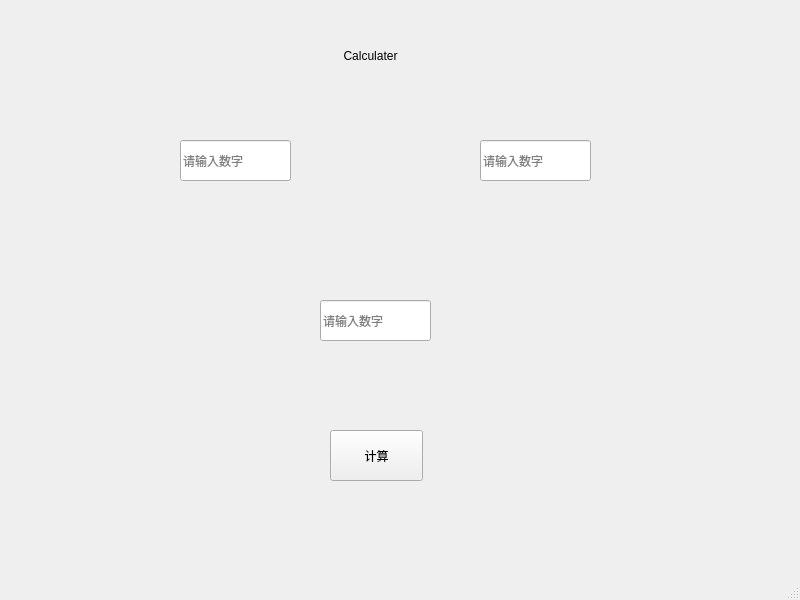
<?xml version="1.0" encoding="UTF-8"?>
<ui version="4.0">
 <class>Calcu</class>
 <widget class="QMainWindow" name="Calcu">
  <property name="geometry">
   <rect>
    <x>0</x>
    <y>0</y>
    <width>800</width>
    <height>600</height>
   </rect>
  </property>
  <property name="windowTitle">
   <string>计算器</string>
  </property>
  <property name="whatsThis">
   <string>这是什么</string>
  </property>
  <property name="accessibleName">
   <string>可访问的名字</string>
  </property>
  <property name="accessibleDescription">
   <string>可访问的描述</string>
  </property>
  <property name="layoutDirection">
   <enum>Qt::LeftToRight</enum>
  </property>
  <property name="windowFilePath">
   <string>文件路径</string>
  </property>
  <property name="toolButtonStyle">
   <enum>Qt::ToolButtonFollowStyle</enum>
  </property>
  <widget class="QWidget" name="centralwidget">
   <widget class="QLineEdit" name="lineEdit">
    <property name="geometry">
     <rect>
      <x>180</x>
      <y>140</y>
      <width>111</width>
      <height>41</height>
     </rect>
    </property>
    <property name="placeholderText">
     <string>请输入数字</string>
    </property>
   </widget>
   <widget class="QPushButton" name="pushButton">
    <property name="geometry">
     <rect>
      <x>330</x>
      <y>430</y>
      <width>93</width>
      <height>51</height>
     </rect>
    </property>
    <property name="text">
     <string>计算</string>
    </property>
   </widget>
   <widget class="QLabel" name="label">
    <property name="geometry">
     <rect>
      <x>210</x>
      <y>40</y>
      <width>321</width>
      <height>31</height>
     </rect>
    </property>
    <property name="text">
     <string>Calculater</string>
    </property>
    <property name="alignment">
     <set>Qt::AlignCenter</set>
    </property>
    <property name="wordWrap">
     <bool>false</bool>
    </property>
   </widget>
   <widget class="QLineEdit" name="lineEdit_2">
    <property name="geometry">
     <rect>
      <x>480</x>
      <y>140</y>
      <width>111</width>
      <height>41</height>
     </rect>
    </property>
    <property name="placeholderText">
     <string>请输入数字</string>
    </property>
   </widget>
   <widget class="QLineEdit" name="lineEdit_3">
    <property name="geometry">
     <rect>
      <x>320</x>
      <y>300</y>
      <width>111</width>
      <height>41</height>
     </rect>
    </property>
    <property name="placeholderText">
     <string>请输入数字</string>
    </property>
   </widget>
  </widget>
  <widget class="QStatusBar" name="statusbar"/>
 </widget>
 <resources/>
 <connections/>
 <slots>
  <slot>result()</slot>
 </slots>
</ui>
